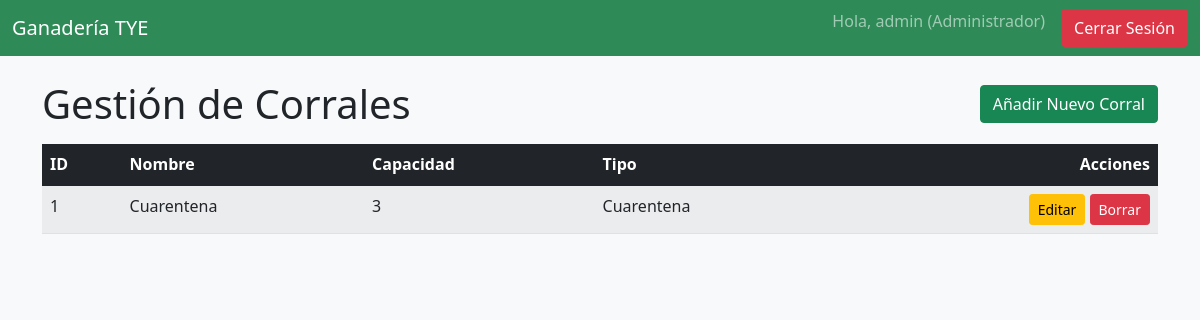
The app's page /gestionar_corrales (signed in), older data.
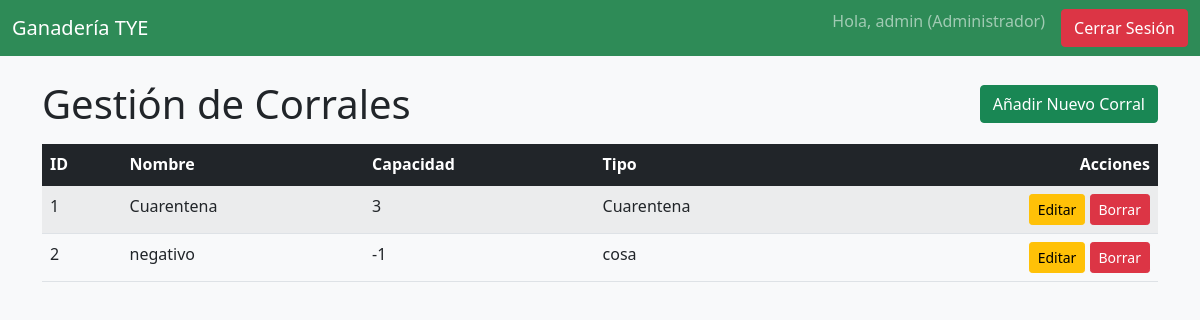
The same page, newer data.
### app.py (models this page shows)
class Corral(db.Model):
    id = db.Column(db.Integer, primary_key=True)
    nombre = db.Column(db.String(100), unique=True, nullable=False)
    capacidad = db.Column(db.Integer, nullable=True)
    tipo_corral = db.Column(db.String(100), nullable=True)

### app.py (the view)
@app.route('/gestionar_corrales')
def gestionar_corrales():
    if 'user_id' not in session or session['user_rol'] != 'Administrador': return redirect(url_for('login'))
    corrales = Corral.query.all()
    return render_template('gestionar_corrales.html', corrales=corrales)

### Templates/gestionar_corrales.html (shortened to what this page needs)
{% extends "base.html" %}
{% block content %}
<div class="d-flex justify-content-between align-items-center mb-3">
    <h1 class="mb-0">Gestión de Corrales</h1>
    <a href="{{ url_for('add_corral') }}" class="btn btn-success">Añadir Nuevo Corral</a>
</div>
<table class="table table-striped table-hover">
    <thead class="table-dark">
        <tr>
            <th>ID</th>
            <th>Nombre</th>
            <th>Capacidad</th>
            <th>Tipo</th>
            <th class="text-end">Acciones</th>
        </tr>
    </thead>
    <tbody>
        {% for corral in corrales %}
        <tr>
            <td>{{ corral.id }}</td>
            <td>{{ corral.nombre }}</td>
            <td>{{ corral.capacidad or 'N/A' }}</td>
            <td>{{ corral.tipo_corral or 'N/A' }}</td>
            <td class="text-end">
                <a href="{{ url_for('edit_corral', corral_id=corral.id) }}" class="btn btn-sm btn-warning">Editar</a>
                <a href="{{ url_for('delete_corral', corral_id=corral.id) }}" class="btn btn-sm btn-danger" onclick="return confirm('¿Estás seguro?');">Borrar</a>
            </td>
        </tr>
        {% else %}
        <tr><td colspan="5" class="text-center">No hay corrales registrados.</td></tr>
        {% endfor %}
    </tbody>
</table>
{% endblock %}

Row changes from the older to the newer data that the page shows:
added Corral: id "2", nombre "negativo", capacidad "-1", tipo_corral "cosa"
